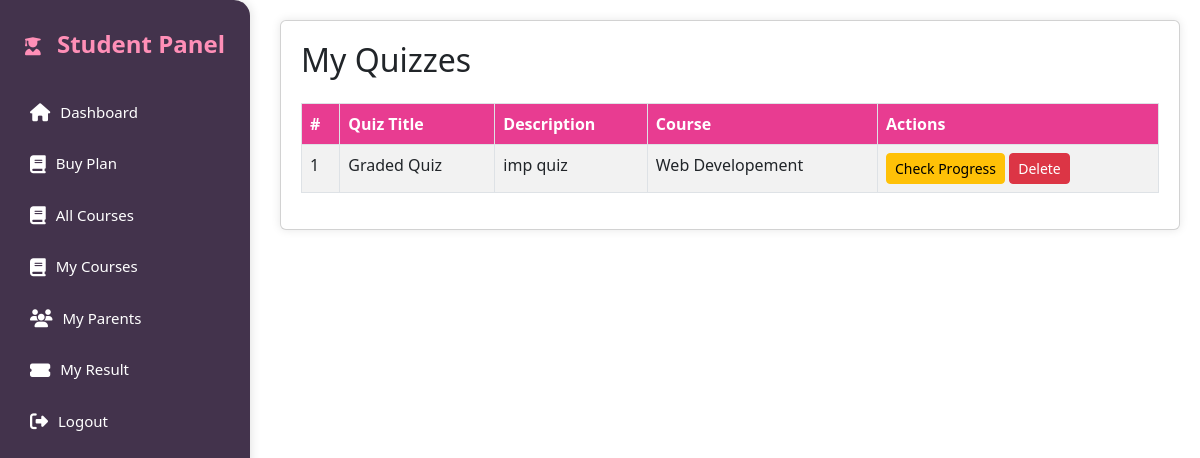
Screenshot of /all_quiz.php (signed in) with the database file from the repository.
### tables this page shows
CREATE TABLE `quizzes` (
  `id` int(11) NOT NULL,
  `instructor_id` int(11) NOT NULL,
  `course_id` int(11) NOT NULL,
  `quiz_title` varchar(255) NOT NULL,
  `created_at` timestamp NOT NULL DEFAULT current_timestamp(),
  `quiz_description` text NOT NULL
);

CREATE TABLE `courses` (
  `id` int(11) NOT NULL,
  `instructor_id` int(11) NOT NULL,
  `course_title` varchar(255) NOT NULL,
  `course_description` text NOT NULL,
  `age_group` varchar(50) NOT NULL,
  `course_type` enum('Free','Premium') DEFAULT 'Free',
  `scorm_xapi_integration` tinyint(1) DEFAULT 0,
  `course_image` varchar(255) DEFAULT NULL,
  `created_at` timestamp NOT NULL DEFAULT current_timestamp(),
  `updated_at` timestamp NOT NULL DEFAULT current_timestamp() ON UPDATE current_timestamp()
);

### all_quiz.php (the view, shortened to what this page needs)
<?php
include '../db_connection.php';
$instructorId = $_SESSION['instructor_id'];
$sql = "
SELECT
    quizzes.id,
    quizzes.quiz_title,
    quizzes.quiz_description,
    quizzes.course_id,
    courses.course_title
FROM
    quizzes
JOIN
    courses ON quizzes.course_id = courses.id
WHERE
    quizzes.instructor_id = ?
";
$stmt = $conn->prepare($sql);
$stmt->bind_param("i", $instructorId);
$stmt->execute();
$result = $stmt->get_result();
?>
<!DOCTYPE html>
<html lang="en">
<head>
    <link href="https://cdn.jsdelivr.net/npm/bootstrap@5.3.0/dist/css/bootstrap.min.css" rel="stylesheet">
</head>
<body>
<?php include 'sidebar.php'; ?>
<div class="content">
    <div class="card">
        <h2 class="mb-4">My Quizzes</h2>
        <?php if ($result->num_rows > 0) { ?>
            <table class="table table-bordered table-striped">
                <thead>
                    <tr>
                        <th style="background-color: #E83C91; color: white;">#</th>
                        <th style="background-color: #E83C91; color: white;">Quiz Title</th>
                        <th style="background-color: #E83C91; color: white;">Description</th>
                        <th style="background-color: #E83C91; color: white;">Course</th>
                        <th style="background-color: #E83C91; color: white;">Actions</th>
                    </tr>
                </thead>
                <tbody>
                    <?php $i = 1; while ($quiz = $result->fetch_assoc()) { ?>
                    <tr>
                        <td><?php echo $i++; ?></td>
                        <td><?php echo htmlspecialchars($quiz['quiz_title']); ?></td>
                        <td><?php echo htmlspecialchars($quiz['quiz_description']); ?></td>
                        <td><?php echo htmlspecialchars($quiz['course_title']); ?></td>
                        <td>
                            <a href="check_progress.php?quiz_id=<?php echo $quiz['id']; ?>"
                               class="btn btn-sm btn-warning">
                               Check Progress
                            </a>
                            <a href="view_quizzes.php?delete_id=<?php echo $quiz['id']; ?>"
                               class="btn btn-sm btn-danger"
                               onclick="return confirm('Are you sure you want to delete this quiz?');">
                               Delete
                            </a>
                        </td>
                    </tr>
                    <?php } ?>
                </tbody>
            </table>
        <?php } else { ?>
            <div class="alert alert-info">No quizzes found.</div>
        <?php } ?>
    </div>
</div>
</body>
</html>

### all_quiz.php (style rules this page uses)
body { background: #f0f2f5; }
.content { margin-left: 260px; padding: 20px; }
.card { background: #fff; border-radius: 10px; box-shadow: 0 0 10px rgba(0,0,0,0.1); padding: 20px; }
th { background-color: #E83C91; color: white; }

### rows the page displays
quizzes: quiz_title "Graded Quiz", quiz_description "imp quiz", course.course_title "Web Developement"
